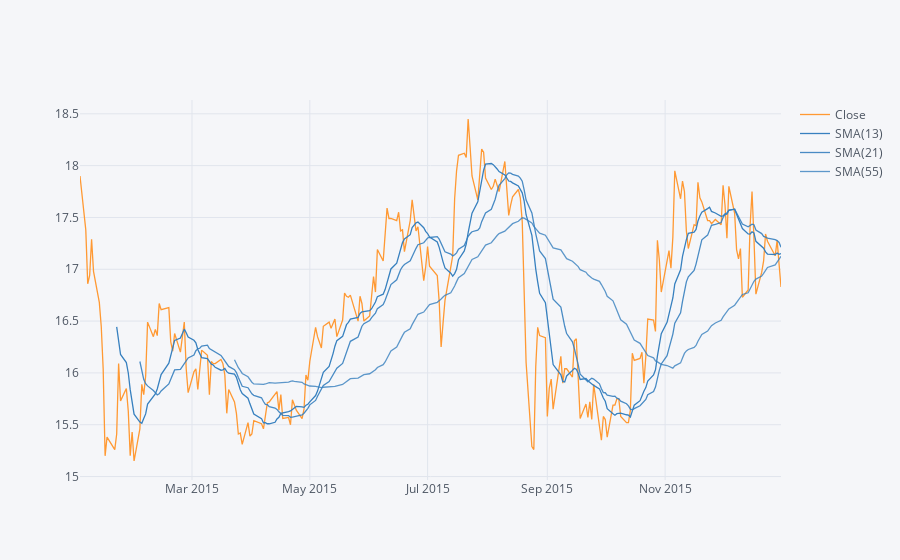

Notebook code cell kept with this figure:
### Code cell
BAC['Close'].loc['2015-01-02':'2015-12-31'].ta_plot(study ='sma', periods=[13,21,55])

### Figure 1 — Plotly figure (JSON) as saved in the notebook; plotly's stock layout.template omitted (floating-point values rounded to 4 significant figures; data arrays with more than 128 entries replaced by an {"elided": "..."} marker saying what was removed)
{"data": [{"line": {"color": "rgba(255, 153, 51, 1.0)", "dash": "solid", "shape": "linear", "width": 1.3}, "mode": "lines", "name": "Close", "text": "", "type": "scatter", "x": {"elided": "252 str values"}, "y": {"elided": "252 float values"}}, {"line": {"color": "rgba(55, 128, 191, 1.0)", "dash": "solid", "shape": "linear", "width": 1.3}, "mode": "lines", "name": "SMA(13)", "text": "", "type": "scatter", "x": {"elided": "252 str values"}, "y": {"elided": "252 mixed values"}}, {"line": {"color": "rgba(55, 128, 191, 0.8999999999999999)", "dash": "solid", "shape": "linear", "width": 1.3}, "mode": "lines", "name": "SMA(21)", "text": "", "type": "scatter", "x": {"elided": "252 str values"}, "y": {"elided": "252 mixed values"}}, {"line": {"color": "rgba(55, 128, 191, 0.7999999999999998)", "dash": "solid", "shape": "linear", "width": 1.3}, "mode": "lines", "name": "SMA(55)", "text": "", "type": "scatter", "x": {"elided": "252 str values"}, "y": {"elided": "252 mixed values"}}], "layout": {"legend": {"bgcolor": "#F5F6F9", "font": {"color": "#4D5663"}}, "paper_bgcolor": "#F5F6F9", "plot_bgcolor": "#F5F6F9", "title": {"font": {"color": "#4D5663"}}, "xaxis": {"gridcolor": "#E1E5ED", "showgrid": true, "tickfont": {"color": "#4D5663"}, "title": {"font": {"color": "#4D5663"}, "text": ""}, "zerolinecolor": "#E1E5ED"}, "yaxis": {"gridcolor": "#E1E5ED", "showgrid": true, "tickfont": {"color": "#4D5663"}, "title": {"font": {"color": "#4D5663"}, "text": ""}, "zerolinecolor": "#E1E5ED"}}}
